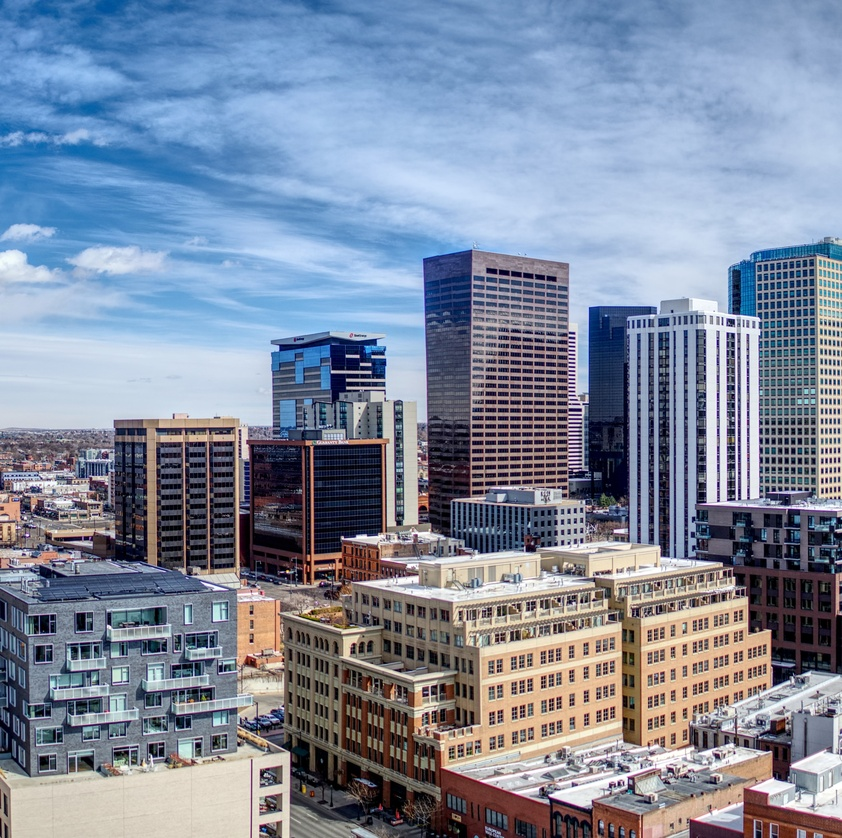
#> input picture image_1.jpeg, 842 x 838 px, shrunk from 3100 x 3082 before the run
$ python T1_main.py
#> lines starting #> are read from the running program, lines starting #| are printed output that depends on the picture; after the words box and inside, x2 and y2 are one past the last pixel; in counts of white or black regions, pixels touching at a corner belong together
#> the answer given: image_1.jpeg
import cv2
import numpy as np


""" --------TALLER_1 : Leer y mostrar una imagen con OpenCV----------
--------------Creado por: Sergio A. Barbosa--------------------------
------------Alumno: Maestría en Inteligencia Artificial-----------"""

#path TEST = C:\Users\FAMILIAR\Desktop\sbarbosa\Universidad_Javeriana\Proc_imagenes_video\Images\cat.png

# Defino la clase BasicColor
class BasicColor():

    # Constructor para el ruta de la imagen y almacenamiento
    def __init__ (self, path):
#> called with path = 'image_1.jpeg'
        self.image = cv2.imread(path)
#> self.image is the input picture: shape (838, 842, 3); mean B, G, R 158.5, 138.5, 127.6
        assert self.image is not None, "There is no image at {}".format(path)

    # Método para visualizar número de píxeles (MP) y número de canales
    def displayProperties (self):
        height = self.image.shape[0]
#> height = 838
        width = self.image.shape[1]
#> width = 842
        channels = self.image.shape[2]
#> channels = 3
        # Imprimo los # de píxeles (h*w*c) y canales (columna 3 (en python col2)
        print("Numero de pixeles: {}, Canales: {}".format(width*height*channels, channels))
#| Numero de pixeles: 2116788, Canales: 3

    # Método para retornar versión binaria (método de Otsu) de la imagen
    def makeBW (self):
        # convierto la imagen a gris
        image_gray = cv2.cvtColor(self.image, cv2.COLOR_BGR2GRAY) # 0-255
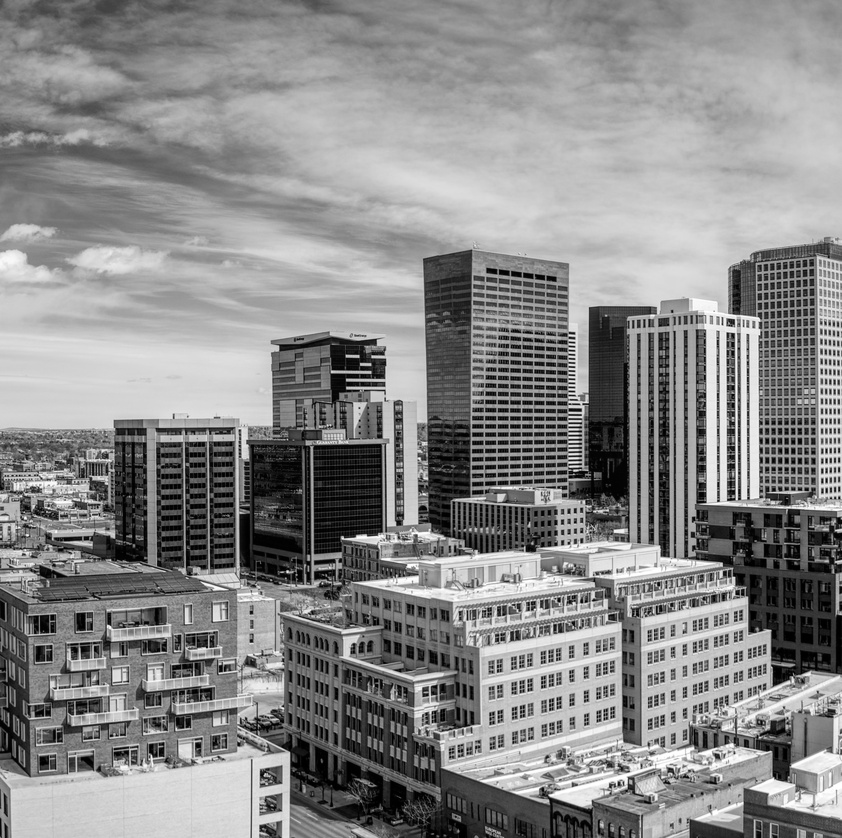
#> image_gray: shape (838, 842); min 0, max 255, mean 137.5
        # ____Aplico el método Otsu____
        ret, Ibw_otsu = cv2.threshold(image_gray, 0, 255, cv2.THRESH_BINARY + cv2.THRESH_OTSU)
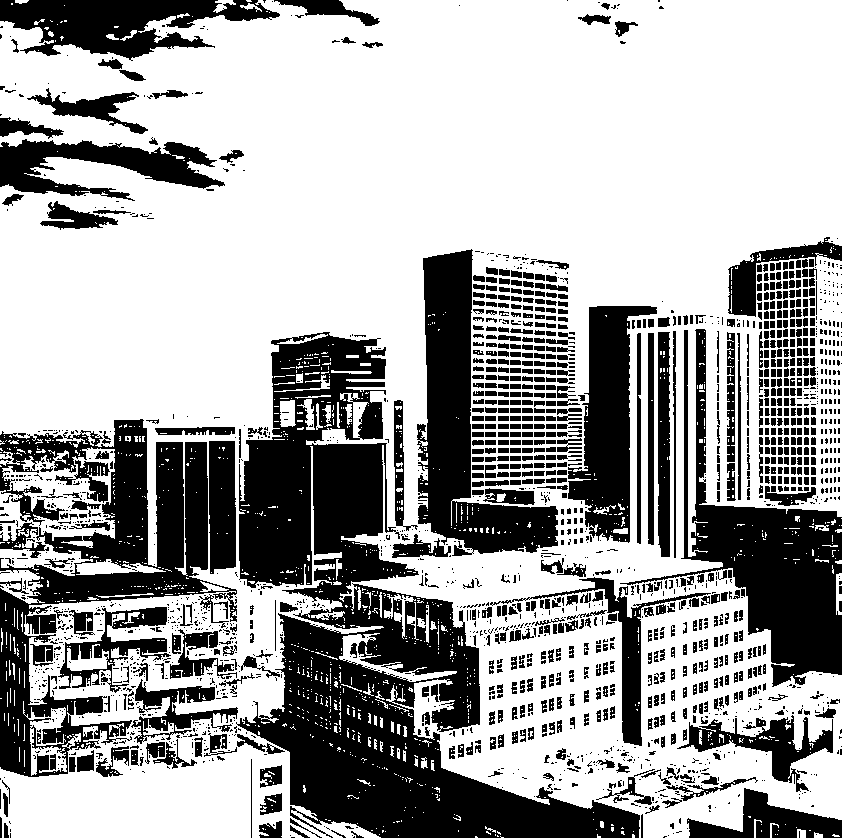
#> Ibw_otsu: shape (838, 842); 65% white; 2124 black regions (1329 under 20 px), largest, box (x1, y1, x2, y2) and area: (236, 332, 640, 838) 70845, (0, 419, 237, 777) 28372, (620, 329, 842, 687) 20161
#> ret = 120
        #retorno la imagen
        return Ibw_otsu

    # Método para generar version colorizada de la imagen
    def colorize(self):
        # Transformando imagen BGR a HSV
        image_hsv = cv2.cvtColor(self.image, cv2.COLOR_BGR2HSV)
#> image_hsv: shape (838, 842, 3); mean H, S, V 93.6, 84.1, 166.8
        # separo la imagen por componentes, transformando h y dejando s y v intactas
        h, s, v = cv2.split(image_hsv)
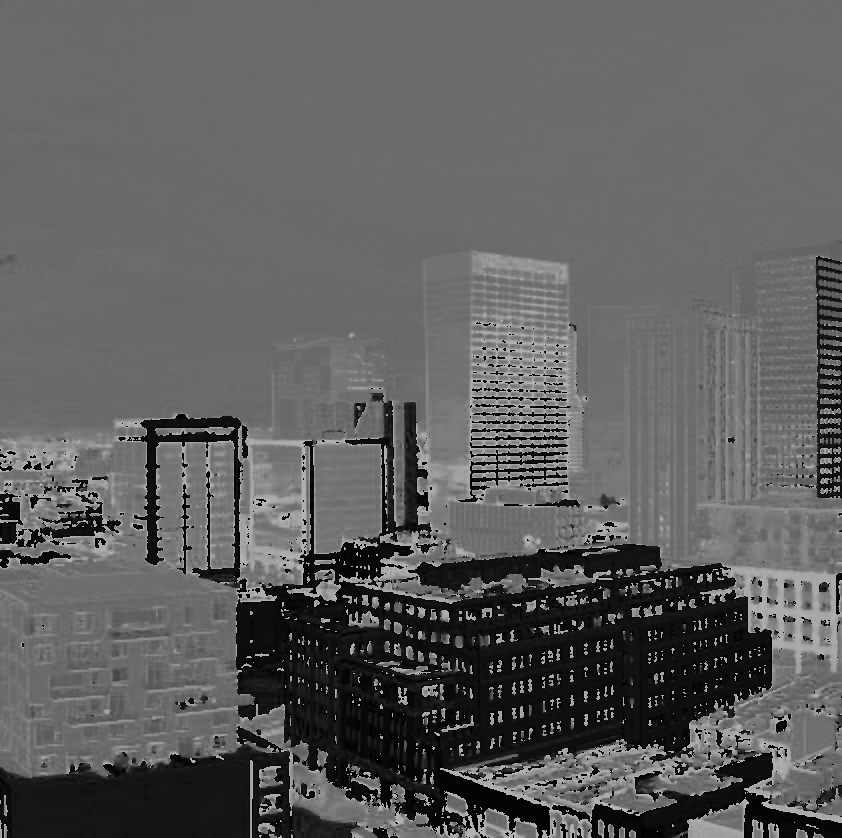
#> h: shape (838, 842); min 0, max 179, mean 93.6
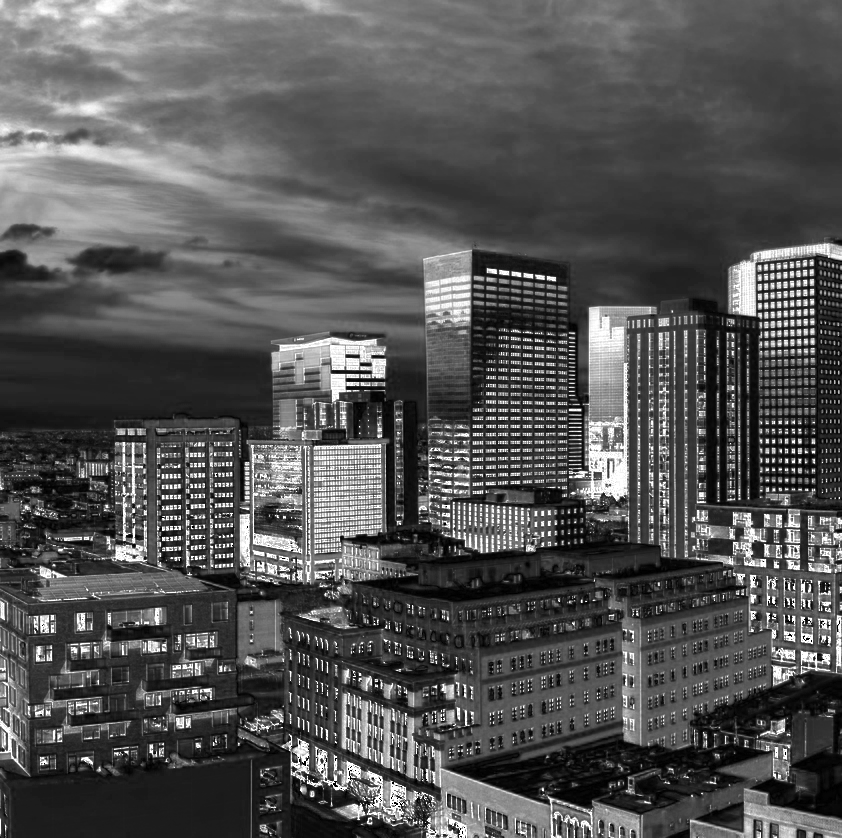
#> s: shape (838, 842); min 0, max 255, mean 84.1
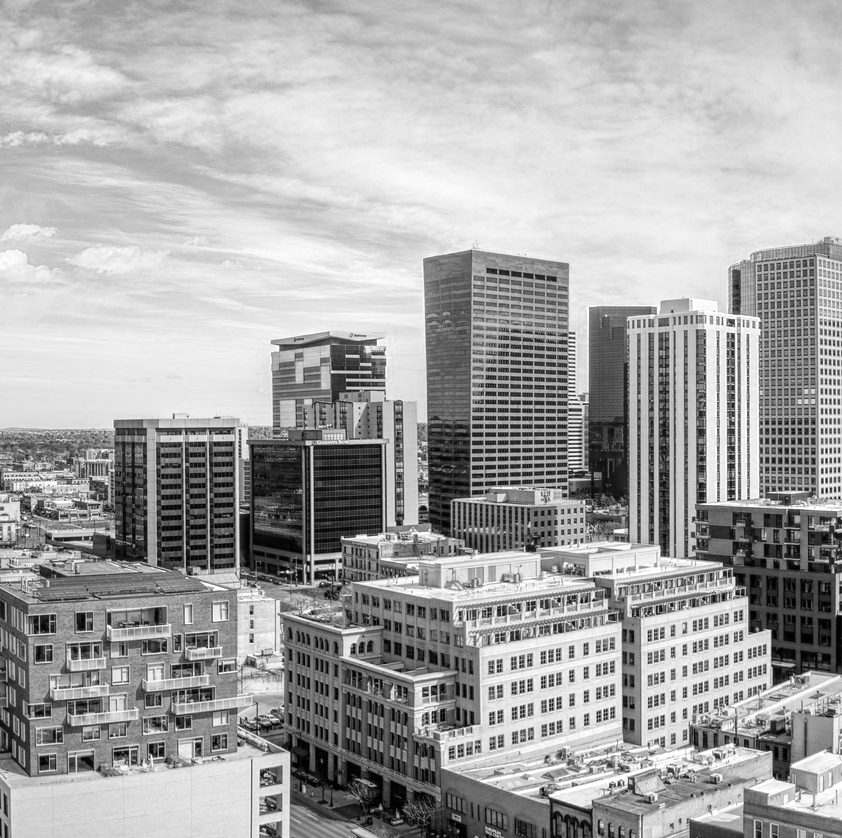
#> v: shape (838, 842); min 0, max 255, mean 166.8
        # Pido al usuario ingresar valor de h para modificarla
        valor_h = int(input("Ingrese valor h (0-179): "))
#> the answer given: 3
        # Transformando los valores de h con el dato ingresado por el usuario
        h = valor_h * np.ones_like(s)  # 0 - 179

        # Reconstruyendo la imagen
        image_hue = cv2.merge((h, s, v))
#> image_hue: shape (838, 842, 3); mean H, S, V 3, 84.1, 166.8
        # Transformo de HSV a BGR
        image_hue_bgr = cv2.cvtColor(image_hue, cv2.COLOR_HSV2BGR)
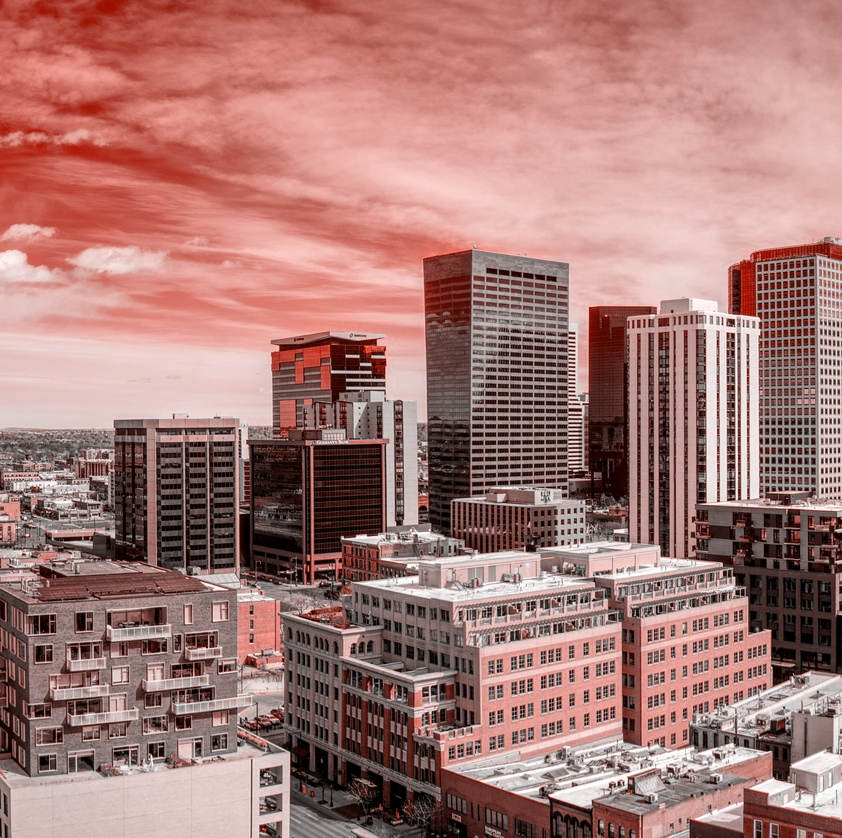
#> image_hue_bgr: shape (838, 842, 3); mean B, G, R 117.8, 122.6, 166.8

        # Concatenando las dos imágenes para visualizar
        concat_horizontal = cv2.hconcat([image_hue_bgr, self.image])
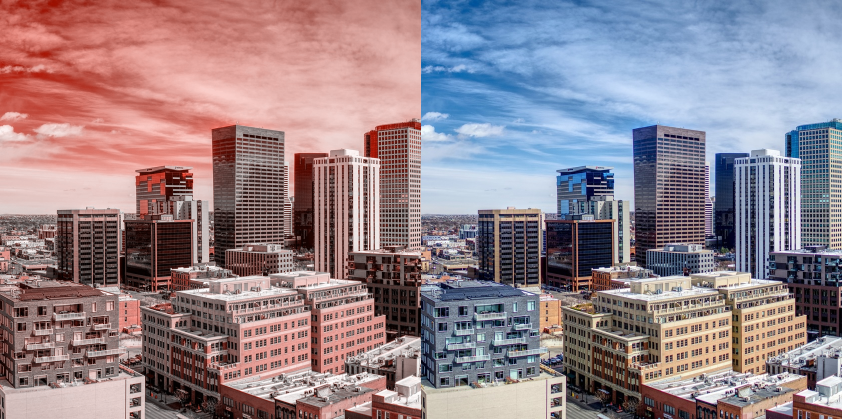
#> concat_horizontal: shape (838, 1684, 3) (shown at 1/2 size); mean B, G, R 138.1, 130.6, 147.2

        return concat_horizontal


if __name__ == '__main__':
    # Solicito ingreso de path al usuario
    path=input("introduzca sin comillas la ruta con que que desea trabajar: ")
    # Creamo el objeto imagen para la clase BasicColor
    imagen=BasicColor(path)
    # Retorno el método displayProperties
    imagen.displayProperties()
    # Visualizo la imagen umbralizada con Otsu, invocando el método makeBW
    cv2.imshow("Imagen con el metodo OTSU",imagen.makeBW())
    #Creo Image_colorizada para llamar a la imagen_hue_bgr + image del método colorize
    Imagen_colorizada= imagen.colorize()
    # Visualizo las imágenes
    cv2.imshow("Imagen colorizada VS Imagen real", Imagen_colorizada)
    cv2.waitKey(0)

$ run again, on image_3.jpeg
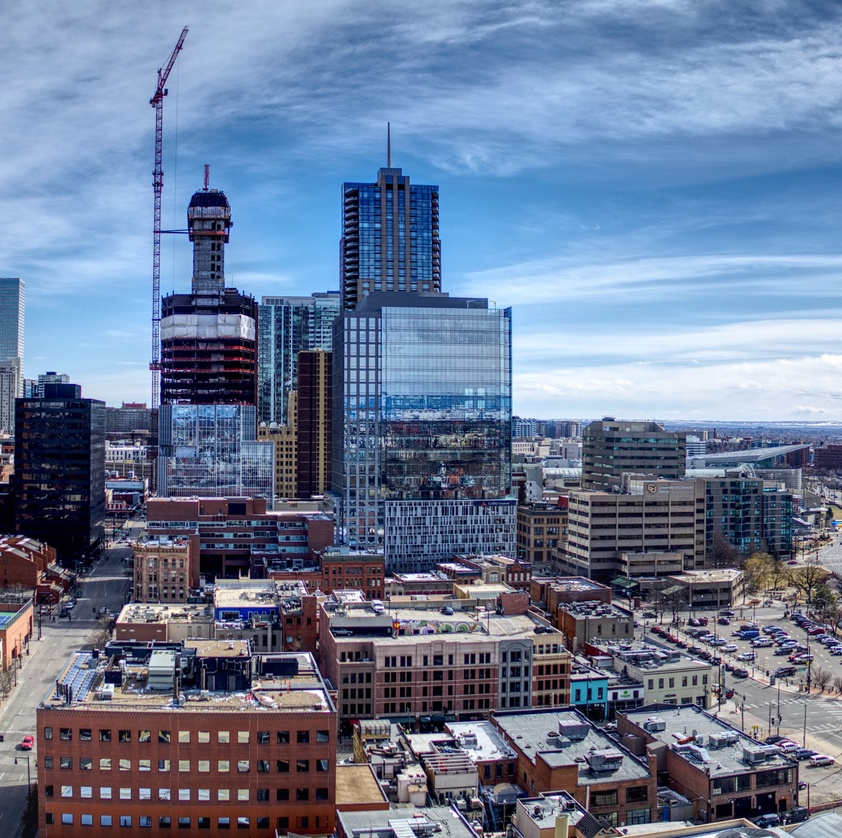
#> input picture image_3.jpeg, 842 x 838 px, shrunk from 3100 x 3082 before the run
#> in __init__, self.image is the input picture: shape (838, 842, 3); mean B, G, R 150.7, 123.1, 108.1
#| Numero de pixeles: 2116788, Canales: 3
#> in makeBW, `ret, Ibw_otsu = cv2.threshold(image_gray, 0, 255, cv2.THRESH_BINARY + ..`:
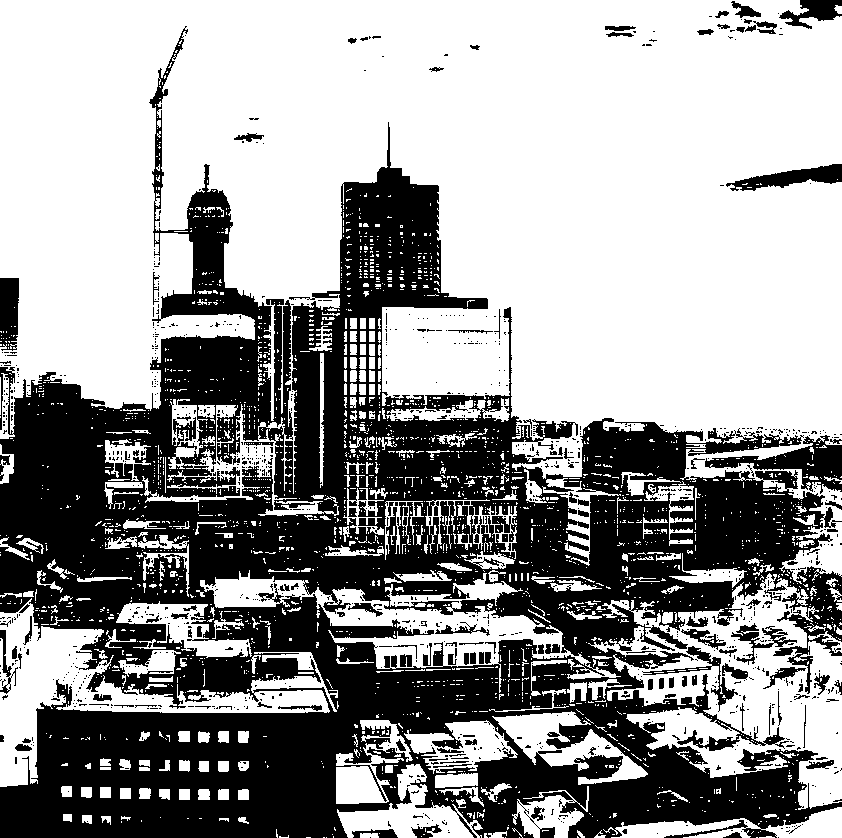
#> Ibw_otsu: shape (838, 842); 60.2% white; 1121 black regions (990 under 20 px), largest, box (x1, y1, x2, y2) and area: (0, 26, 842, 838) 261879, (705, 435, 842, 494) 2752, (726, 164, 842, 191) 1442
#> ret = 110
#> image_hsv: shape (838, 842, 3); mean H, S, V 106.2, 96.3, 154.9
#> image_hue: shape (838, 842, 3); mean H, S, V 3, 96.3, 154.9
#> in colorize, `concat_horizontal = cv2.hconcat([image_hue_bgr, self.image])`:
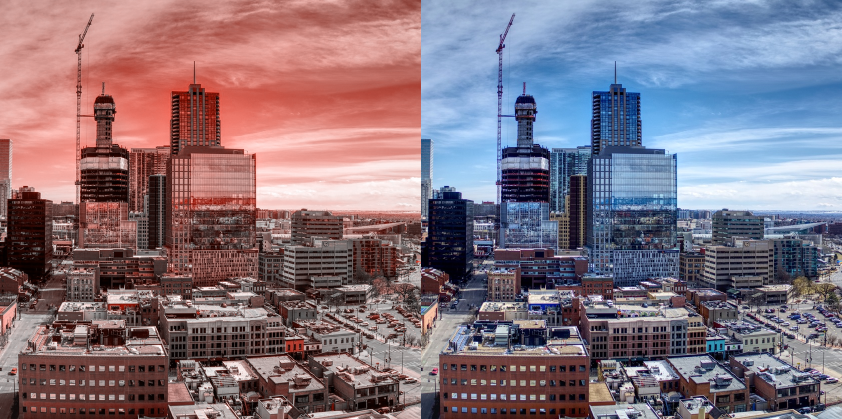
#> concat_horizontal: shape (838, 1684, 3) (shown at 1/2 size); mean B, G, R 126.3, 115.1, 131.5
